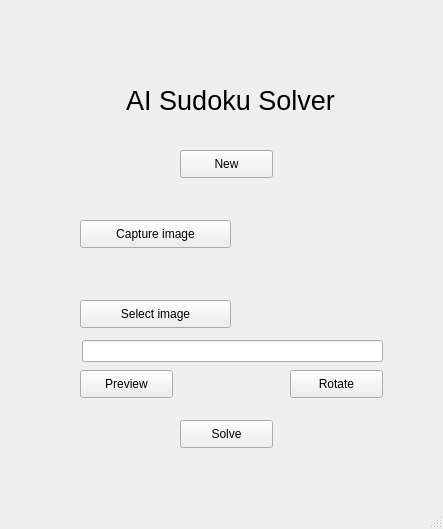
<?xml version="1.0" encoding="UTF-8"?>
<ui version="4.0">
 <class>MainWindow</class>
 <widget class="QMainWindow" name="MainWindow">
  <property name="geometry">
   <rect>
    <x>0</x>
    <y>0</y>
    <width>443</width>
    <height>529</height>
   </rect>
  </property>
  <property name="windowTitle">
   <string>MainWindow</string>
  </property>
  <widget class="QWidget" name="centralwidget">
   <widget class="QLabel" name="label">
    <property name="geometry">
     <rect>
      <x>0</x>
      <y>70</y>
      <width>461</width>
      <height>61</height>
     </rect>
    </property>
    <property name="text">
     <string>&lt;html&gt;&lt;head/&gt;&lt;body&gt;&lt;p align=&quot;center&quot;&gt;&lt;span style=&quot; font-size:20pt;&quot;&gt;AI Sudoku Solver&lt;/span&gt;&lt;/p&gt;&lt;/body&gt;&lt;/html&gt;</string>
    </property>
   </widget>
   <widget class="QPushButton" name="capture_image">
    <property name="geometry">
     <rect>
      <x>80</x>
      <y>220</y>
      <width>151</width>
      <height>28</height>
     </rect>
    </property>
    <property name="text">
     <string>Capture image</string>
    </property>
   </widget>
   <widget class="QPushButton" name="select_image">
    <property name="geometry">
     <rect>
      <x>80</x>
      <y>300</y>
      <width>151</width>
      <height>28</height>
     </rect>
    </property>
    <property name="text">
     <string>Select image</string>
    </property>
   </widget>
   <widget class="QPushButton" name="rotate">
    <property name="geometry">
     <rect>
      <x>290</x>
      <y>370</y>
      <width>93</width>
      <height>28</height>
     </rect>
    </property>
    <property name="text">
     <string>Rotate</string>
    </property>
   </widget>
   <widget class="QLineEdit" name="path">
    <property name="geometry">
     <rect>
      <x>82</x>
      <y>340</y>
      <width>301</width>
      <height>22</height>
     </rect>
    </property>
   </widget>
   <widget class="QPushButton" name="preview">
    <property name="geometry">
     <rect>
      <x>80</x>
      <y>370</y>
      <width>93</width>
      <height>28</height>
     </rect>
    </property>
    <property name="text">
     <string>Preview</string>
    </property>
   </widget>
   <widget class="QPushButton" name="solve">
    <property name="geometry">
     <rect>
      <x>180</x>
      <y>420</y>
      <width>93</width>
      <height>28</height>
     </rect>
    </property>
    <property name="text">
     <string>Solve</string>
    </property>
   </widget>
   <widget class="QPushButton" name="new_solve">
    <property name="geometry">
     <rect>
      <x>180</x>
      <y>150</y>
      <width>93</width>
      <height>28</height>
     </rect>
    </property>
    <property name="text">
     <string>New</string>
    </property>
   </widget>
  </widget>
  <widget class="QMenuBar" name="menubar">
   <property name="geometry">
    <rect>
     <x>0</x>
     <y>0</y>
     <width>443</width>
     <height>26</height>
    </rect>
   </property>
  </widget>
  <widget class="QStatusBar" name="statusbar"/>
 </widget>
 <resources/>
 <connections/>
</ui>
